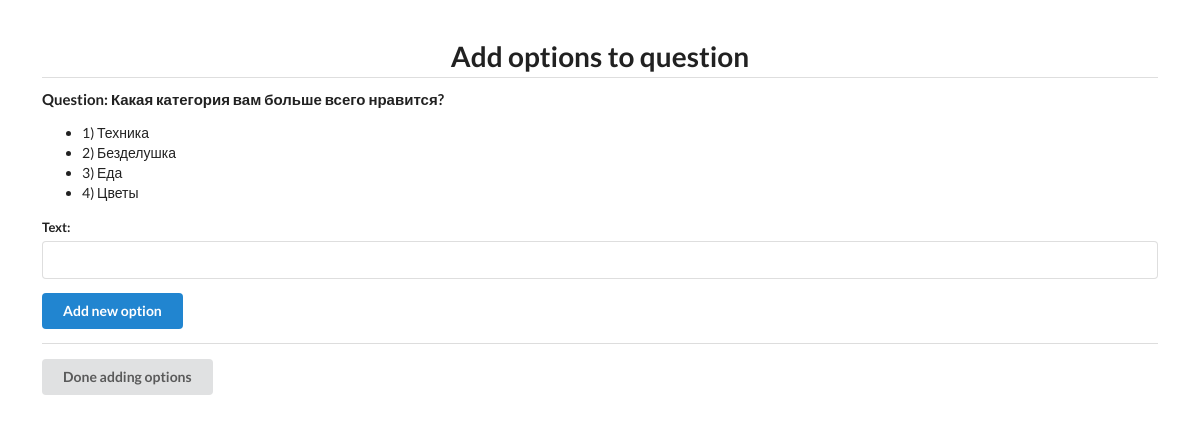
The page /surveys/5/question/5/option/ (signed in) on the database its author committed.
### survey/models.py (models this page shows)
class Question(models.Model):
    survey = models.ForeignKey(Survey, on_delete=models.CASCADE)
    prompt = models.CharField(max_length=128)

class Option(models.Model):
    question = models.ForeignKey(Question, on_delete=models.CASCADE)
    text = models.CharField(max_length=128)

### survey/views/survey.py (the view)
@login_required
def option_create(request, survey_pk, question_pk):
    survey = get_object_or_404(Survey, pk=survey_pk, creator=request.user)
    question = Question.objects.get(pk=question_pk)
    if request.method == "POST":
        form = OptionForm(request.POST)
        if form.is_valid():
            option = form.save(commit=False)
            option.question_id = question_pk
            option.save()
    else:
        form = OptionForm()
    options = question.option_set.all()
    return render(
        request,
        "survey/options.html",
        {"survey": survey, "question": question, "options": options, "form": form},
    )

### survey/forms.py
class OptionForm(forms.ModelForm):
    class Meta:
        model = Option
        fields = ["text"]

### survey/templates/survey/options.html (shortened to what this page needs)
{% extends "_base.html" %}
{% block content %}
<div class="ui center aligned basic very padded segment">
    <h1 class="ui header dividing">Add options to question</h1>
    <div class="ui container left aligned">
        <h4 class="ui header">
            Question: {{ question.prompt }}
        </h4>
        <ul>
            {% for option in options %}
            <li>
                {{ forloop.counter }}) {{option.text}}
            </li>
            {% endfor %}
        </ul>
        <form class="ui form {% if form.errors %}error{% endif %}" method="post" novalidate>
            {% for field in form %}
            <div class="field {% if field.errors %}error{% endif %}">
                <label>{{ field.label_tag }}</label>
                {{ field }}
            </div>
            {% endfor %}
            <button type="submit" class="ui primary button">Add new option</button>
        </form>
        {% if options|length > 0 %}
        <div class="ui divider"></div>
        <a href="{% url 'survey-edit' survey.pk %}">
            <div class="ui button">Done adding options</div>
        </a>
        {% endif %}
    </div>
</div>
{% endblock %}

### rows shown on the page
Question: prompt "Какая категория вам больше всего нравится?"
Option: text "Техника"
Option: text "Безделушка"
Option: text "Еда"
Option: text "Цветы"

### other values the page prints
{{ field.label_tag }} "Text:"
